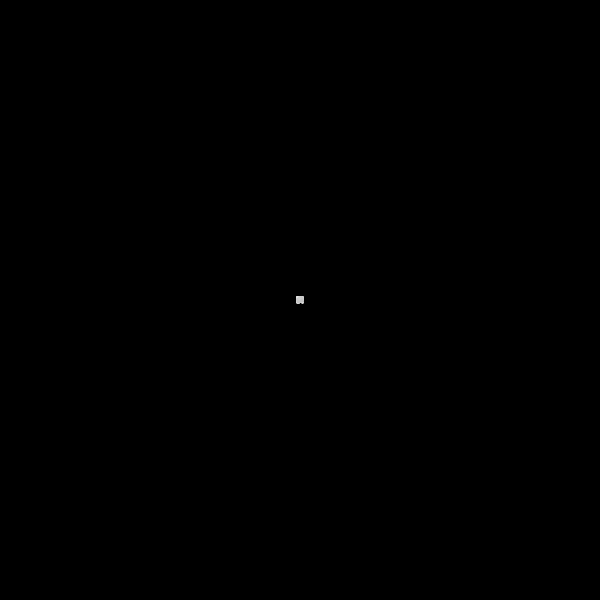
Frame 1 (no input)
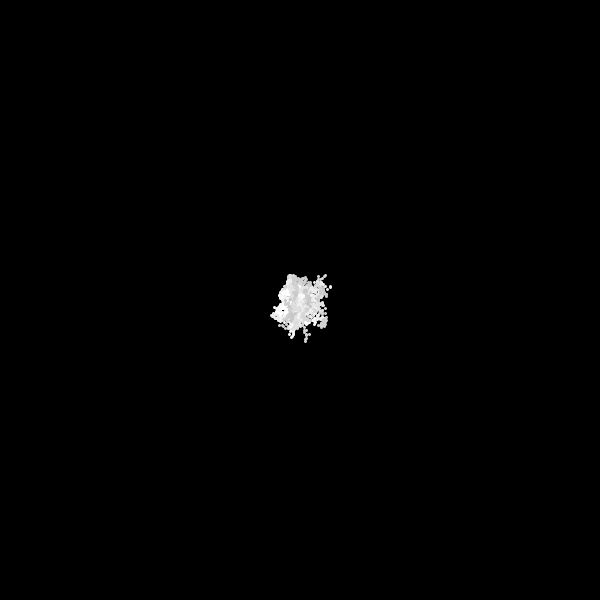
Frame 60 (the mouse pressed at the canvas centre just before this capture)
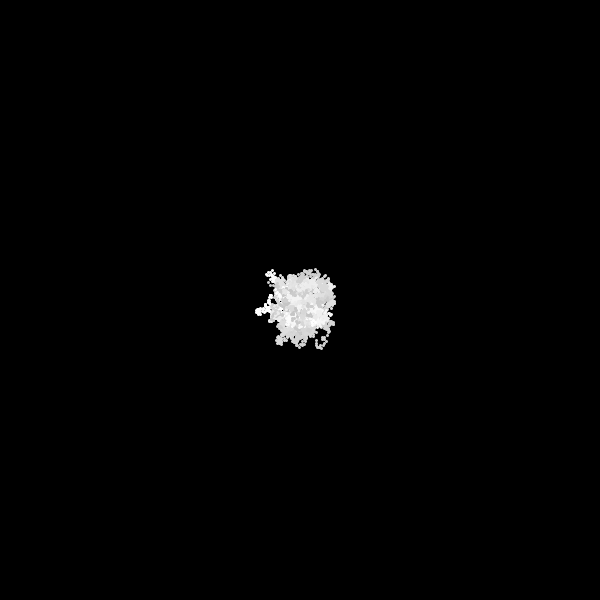
Frame 120 (the mouse held since frame 60 and released just before this capture)

The Processing sketch that drew these frames (run headless with seeded random() and noise(); from frame 60 on, the mouse is pressed at the canvas centre):

// Processing sketch: processing_100567
// ── processing_100567.pde

int points = 60;
float[] points_valx = new float[points];
float[] points_valy = new float[points];
int leap = 3; //how far the point travels each iteration.

void setup(){
    size(600,600);
    background(0);
    for(int i=0; i<points; i++){
        points_valx[i] = width/2;
        points_valy[i] = height/2;
    }
    }
void draw(){
    for(int i=0;i<points;i++){
        points_valx[i] = points_valx[i]+random(-leap,leap);
        points_valy[i] = points_valy[i]+random(-leap,leap);
        stroke(255-i);
        strokeWeight(leap);
        point(points_valx[i],points_valy[i]);
    }
}
